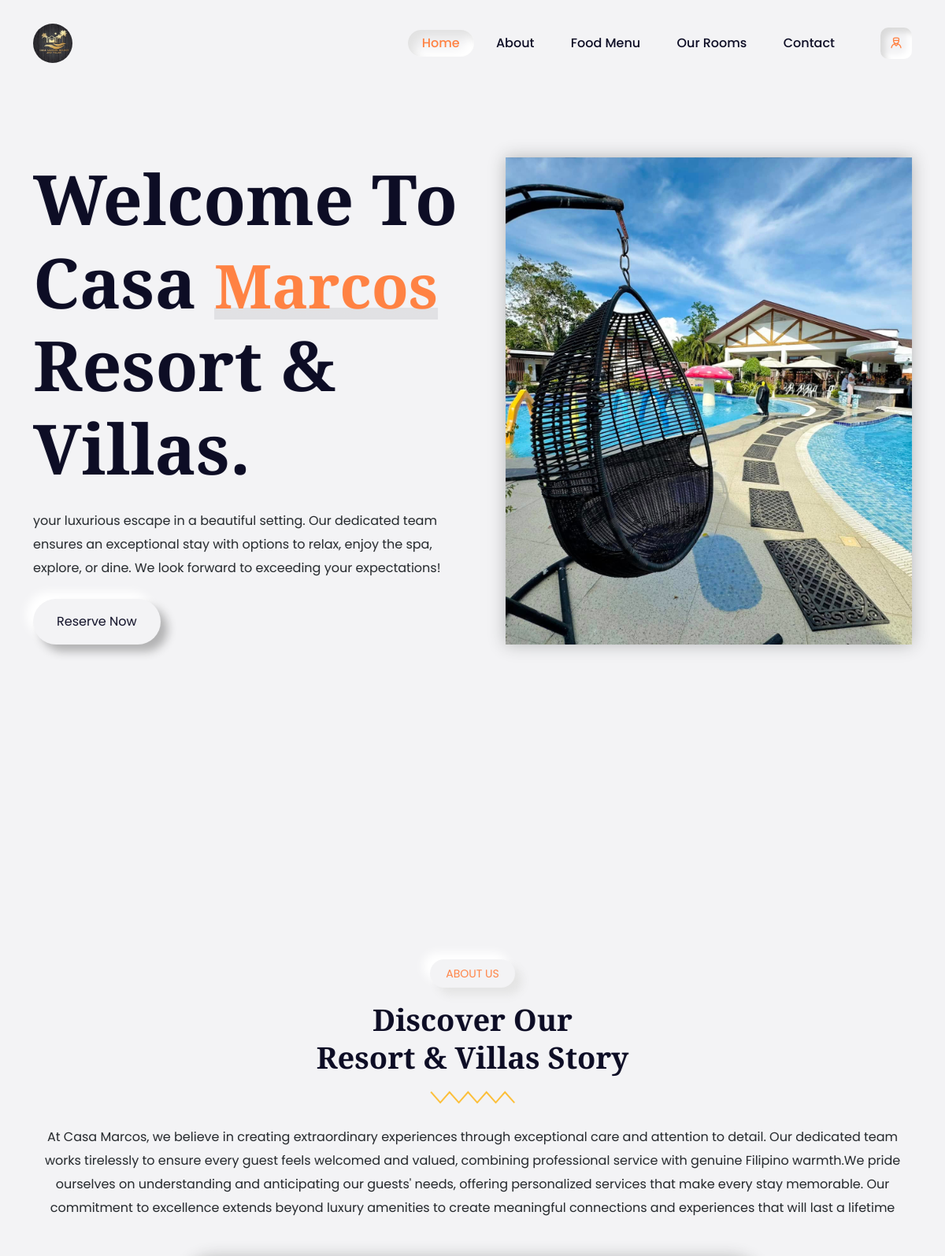
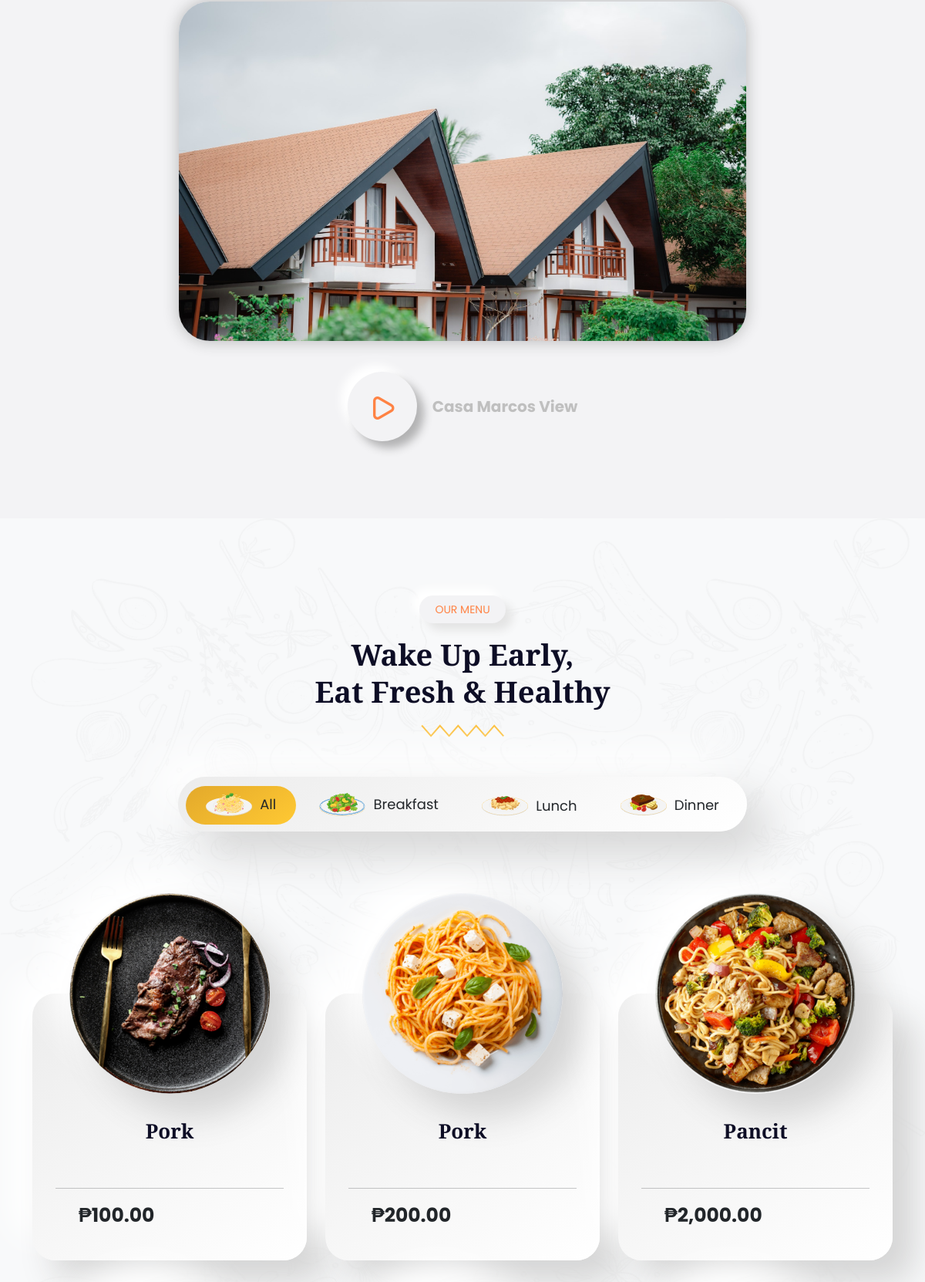
Page /pages/home.php (upper part) on the committed database (2 pictures, top to bottom).
### tables this page shows
CREATE TABLE `image_tb` (
  `image_id` int(11) NOT NULL,
  `image_name` varchar(50) NOT NULL,
  `image_img` varchar(50) NOT NULL,
  `image_description` varchar(500) NOT NULL,
  `image_price` varchar(50) NOT NULL
);

### pages/home.php (called while the page is built, shortened)
<?php
	$page_info['page'] = 'home';
	$page_info['sub_page'] = isset($_GET['sub_page'])? $_GET['sub_page'] : 'home';
	try {
		new Home($page_info);
	}catch (Throwable $e){
		echo '<h1>ERROR 404</h1>';
		echo $e->getMessage();
	}
	class Home{
		function __construct($page_info){
			$this->{$page_info['sub_page']}();
		}
		function home(){
			include '../views/home.php';
		}
	}
?>

### model/server.php (called while the page is built, shortened)
<?php
class Connector {
    private $host = 'localhost';
    private $db_name = 'resort_db';
    private $username = 'root';
    private $password = '';
    private $conn;
    public function __construct() {
        try {
            $this->conn = new PDO(
                "mysql:host={$this->host};dbname={$this->db_name}",
                $this->username,
                $this->password
            );
            $this->conn->setAttribute(PDO::ATTR_ERRMODE, PDO::ERRMODE_EXCEPTION);
        } catch(PDOException $e) {
            echo "Connection Error: " . $e->getMessage();
        }
    }
    public function getConnection() {
        return $this->conn;
    }
}

### views/home.php (the view, shortened to what this page needs)
<?php include 'nav/header.php'; ?>
<?php
    require_once '../model/server.php';
    $connector = new Connector();
    $sql = "SELECT * FROM image_tb";
    $stmt = $connector->getConnection()->prepare($sql);
    $stmt->execute();
    $breakfast = $stmt->fetchAll(PDO::FETCH_ASSOC);
    require_once '../model/server.php';
    ?>
<div id="viewport">
        <div id="js-scroll-content">
            <section class="main-banner" id="home">
                <div class="sec-wp">
                    <div class="container">
                        <div class="row">
                            <div class="col-lg-6">
                                <div class="banner-text">
                                    <h1 class="h1-title" style="font-size: 5.5rem; line-height: 1.2;">
                                        Welcome to Casa
                                        <span style="font-size: 4.8rem;">Marcos</span> resort & villas.
                                    </h1>
                                    <p>your luxurious escape in a beautiful setting.
                                       Our dedicated team ensures an exceptional stay with options to relax, enjoy the spa, explore, or dine.
                                       We look forward to exceeding your expectations!
                                    </p>
                                    <div class="banner-btn mt-4">
                                        <a href="roombooking.php" class="sec-btn">Reserve Now</a>
                                    </div>
                                </div>
                            </div>
                            <div class="col-lg-6">
                                <div class="banner-img-wp">
                                    <div class="banner-img" style="background-image: url(../assets/images/offers.jpg);">
                                    </div>
                                </div>
                            </div>
                        </div>
                    </div>
                </div>
            </section>
            <section class="about-sec section" id="about">
                <div class="container">
                    <div class="row">
                        <div class="col-lg-12">
                            <div class="sec-title text-center mb-5">
                                <p class="sec-sub-title mb-3">About Us</p>
                                <h2 class="h2-title">Discover our <span>resort & villas story</span></h2>
                                <div class="sec-title-shape mb-4">
                                    <img src="assets/images/title-shape.svg" alt="">
                                </div>
                                <p> At Casa Marcos, we believe in creating extraordinary experiences through exceptional care and attention to detail.
                                    Our dedicated team works tirelessly to ensure every guest feels welcomed and valued, combining professional
                                    service with genuine Filipino warmth.We pride ourselves on understanding and anticipating our guests' needs, offering personalized services that
                                    make every stay memorable. Our commitment to excellence extends beyond luxury amenities to create meaningful
                                    connections and experiences that will last a lifetime
                                </p>
                            </div>
                        </div>
                    </div>
                    <div class="row">
                        <div class="col-lg-8 m-auto">
                            <div class="about-video">
                                <div class="about-video-img" style="background-image: url(../assets/images/abouts.jpg);">
                                </div>
                                <div class="play-btn-wp">
                                    <a href="../images/casa.mp4" data-fancybox="video" class="play-btn">
                                        <i class="uil uil-play"></i>
                                    </a>
                                    <span>Casa Marcos View</span>
                                </div>
                            </div>
                        </div>
                    </div>
                </div>
            </section>
            <section style="background-image: url(../assets/images/menu-bg.png);"
                class="our-menu section bg-light repeat-img" id="menu">
                <div class="sec-wp">
                    <div class="container">
                        <div class="row">
                            <div class="col-lg-12">
                                <div class="sec-title text-center mb-5">
                                    <p class="sec-sub-title mb-3">our menu</p>
                                    <h2 class="h2-title">wake up early, <span>eat fresh & healthy</span></h2>
                                    <div class="sec-title-shape mb-4">
                                        <img src="../assets/images/title-shape.svg" alt="">
                                    </div>
                                </div>
                            </div>
                        </div>
                        <div class="menu-tab-wp">
                            <div class="row">
                                <div class="col-lg-12 m-auto">
                                    <div class="menu-tab text-center">
                                        <ul class="filters">
                                            <li class="filter" data-filter=".all, .breakfast, .lunch, .dinner">
                                                <img src="../assets/images/menu-1.png" alt="">
                                                All
                                            </li>
                                            <li class="filter" data-filter=".breakfast">
                                                <img src="../assets/images/menu-2.png" alt="">
                                                Breakfast
                                            </li>
                                            <li class="filter" data-filter=".lunch">
                                                <img src="../assets/images/menu-3.png" alt="">
                                                Lunch
                                            </li>
                                            <li class="filter" data-filter=".dinner">
                                                <img src="../assets/images/menu-4.png" alt="">
                                                Dinner
                                            </li>
                                        </ul>
                                    </div>
                                </div>
                            </div>
                        </div>
                        <div class="menu-list-row">
                            <div class="row g-xxl-5 bydefault_show" id="menu-dish">
                                <div class="col-lg-4 col-sm-6 dish-box-wp breakfast" data-cat="breakfast">
                                    <div class="dish-box text-center">
                                        <?php
                                            if($breakfast && count($breakfast) > 0):
                                                $menu = $breakfast[0];
                                        ?>
                                            <div class="dist-img">
                                                <img src="../images/<?php echo $menu['image_img']?>" alt="">
                                            </div>
                                            <div class="dish-title">
                                                <h3 class="h3-title"><?php echo $menu['image_name']?></h3>
                                            </div>
                                            <hr>
                                            <div class="dist-bottom-row">
                                                <ul>
                                                    <li>
                                                        <b>₱<?php echo number_format($menu['image_price'] , 2)?></b>
                                                    </li>
                                                </ul>
                                            </div>
                                        <?php endif; ?>
                                    </div>
                                </div>
                                <div class="col-lg-4 col-sm-6 dish-box-wp breakfast" data-cat="breakfast">
                                    <div class="dish-box text-center">
                                        <?php
                                            if($breakfast && count($breakfast) > 1):
                                                $menu = $breakfast[1];
                                        ?>
                                            <div class="dist-img">
                                                <img src="../images/<?php echo $menu['image_img']?>" alt="">
                                            </div>
                                            <div class="dish-title">
                                                <h3 class="h3-title"><?php echo $menu['image_name']?></h3>
                                            </div>
                                            <hr>
                                            <div class="dist-bottom-row">
                                                <ul>
                                                    <li>
                                                      <b>₱<?php echo number_format($menu['image_price'] , 2)?></b>
                                                    </li>
                                                </ul>
                                            </div>
                                        <?php endif; ?>
                                    </div>
                                </div>
                                <div class="col-lg-4 col-sm-6 dish-box-wp lunch" data-cat="lunch">
                                    <div class="dish-box text-center">
                                        <?php
                                            if($breakfast && count($breakfast) > 2):
                                                $menu = $breakfast[2];
                                        ?>
                                            <div class="dist-img">
                                                <img src="../images/<?php echo $menu['image_img']?>" alt="">
                                            </div>
                                            <div class="dish-title">
                                                <h3 class="h3-title"><?php echo $menu['image_name']?></h3>
                                            </div>
                                            <hr>
                                            <div class="dist-bottom-row">
                                                <ul>
                                                    <li>
                                                      <b>₱<?php echo number_format($menu['image_price'] , 2)?></b>
                                                    </li>
                                                </ul>
                                            </div>
                                        <?php endif; ?>
                                    </div>
                                </div>
                            </div>
                        </div>
                    </div>
                </div>
            </section>
       <?php include 'nav/footer.php'; ?>

### rows in the picture
image_tb: image_img (picture), image_name "Pork", image_price "100.00"
image_tb: image_img (picture), image_name "Pork", image_price "200.00"
image_tb: image_img (picture), image_name "Pancit", image_price "2,000.00"
